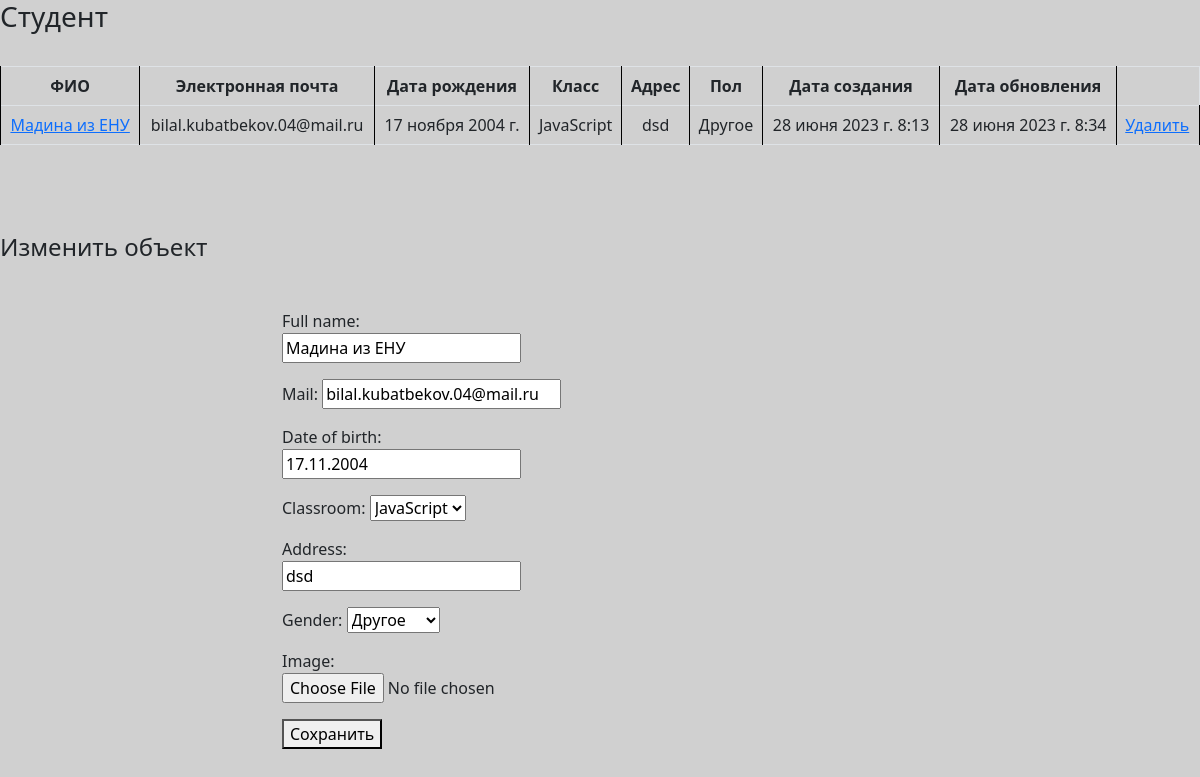
Screenshot of /student-detail/15/ with the database file from the repository.
### app/models.py (models this page shows, shortened)
class Student(models.Model):
    full_name = models.CharField(max_length=225)
    mail = models.EmailField()
    date_of_birth = models.DateField()
    classroom = models.ForeignKey('Classroom', on_delete=models.CASCADE, related_name='students')
    address = models.CharField(max_length=123)
    gender = models.PositiveSmallIntegerField(
        choices=(
            (1, 'Мужской'),
            (2, 'Женский'),
            (3, 'Другое'),
        )
    )
    image = models.ImageField(upload_to='media/images/', blank=True, null=True)
    created_date = models.DateTimeField(auto_now_add=True)
    updated_date = models.DateTimeField(auto_now=True)

class Classroom(models.Model):
    title = models.CharField(max_length=223)
    created_date = models.DateTimeField(auto_now_add=True)
    updated_date = models.DateTimeField(auto_now=True)
    def __str__(self):
        return self.title

### app/views.py (the view)
# urls.py: path('student-detail/<int:pk>/', views.student_detail, name='student_detail'),
def student_detail(request, pk):
    student = get_object_or_404(Student, id=pk)
    if request.method == 'POST':
        form = StudentForm(request.POST, instance=student)
        if form.is_valid():
            form.save()
            return redirect('student_list')
        messages.error(request, 'Повторите попытку, убедитесь что поля заполнены в правильном формате')
    else:
        form = StudentForm(instance=student)
    return render(request, template_name='app/student_detail.html', context={'student': student, 'form': form})

### app/forms.py
class StudentForm(forms.ModelForm):
    class Meta:
        model = Student
        fields = ('full_name', 'mail', 'date_of_birth', 'classroom', 'address', 'gender', 'image')

### app/templates/app/student_detail.html (shortened to what this page needs)
{% extends 'base.html' %}
{% load static %}
{% block content %}
    <h3>Студент</h3>
<br>
<table class="table table-bordered">
  <tbody>
    <tr>
      <th style="text-align: center; margin: 0 10px;" >ФИО</th>
      <th style="text-align: center; margin: 0 10px;" >Электронная почта</th>
        <th style="text-align: center; margin: 0 10px;">Дата рождения</th>
      <th style="text-align: center; margin: 0 10px;" >Класс</th>
      <th style="text-align: center; margin: 0 10px;" >Адрес</th>
      <th style="text-align: center; margin: 0 10px;" >Пол</th>
      <th style="text-align: center; margin: 0 10px;" >Дата создания</th>
      <th style="text-align: center; margin: 0 10px;" >Дата обновления</th>
    </tr>
    <tr>
      <td style="text-align: center; margin: 0 10px;"><a href="#" >{{ student.full_name }}</a></td>
      <td style="text-align: center; margin: 0 10px;" >{{ student.mail }}</td>
      <td style="text-align: center; margin: 0 10px;" >{{ student.date_of_birth }}</td>
      <td style="text-align: center; margin: 0 10px;" >{{ student.classroom }}</td>
      <td style="text-align: center; margin: 0 10px;" >{{ student.address }}</td>
      <td style="text-align: center; margin: 0 10px;" >{{ student.get_gender_display }}</td>
      <td style="text-align: center; margin: 0 10px;" >{{ student.created_date }}</td>
      <td style="text-align: center; margin: 0 10px;" >{{ student.updated_date }}</td>
      <td><a href="{% url 'student_delete' student.id %}">Удалить</a></td>
    </tr>
  </tbody>
</table>
<br>
<br>
<br>
  <h4>Изменить объект</h4><br>
  <div class="container mt-3" style="width: 55%; fon-size: 10px;">
    <form method="POST" action=".">
        <div class="row" >
            <div class="col-6" >
                {{ form.as_p }}
            </div>
        </div>
<button type="submit">Сохранить</button>
  </form>
  </div>
{% endblock %}

### app/templates/app/student_detail.html (style rules this page uses)
table, th, td { border: 1px solid black; }

### rows the page displays
Student: full_name "Мадина из ЕНУ", mail "bilal.kubatbekov.04@mail.ru", date_of_birth "17 ноября 2004 г.", classroom "JavaScript", address "dsd", gender "Другое", created_date "28 июня 2023 г. 8:13", updated_date "28 июня 2023 г. 8:34", date_of_birth "17.11.2004"
